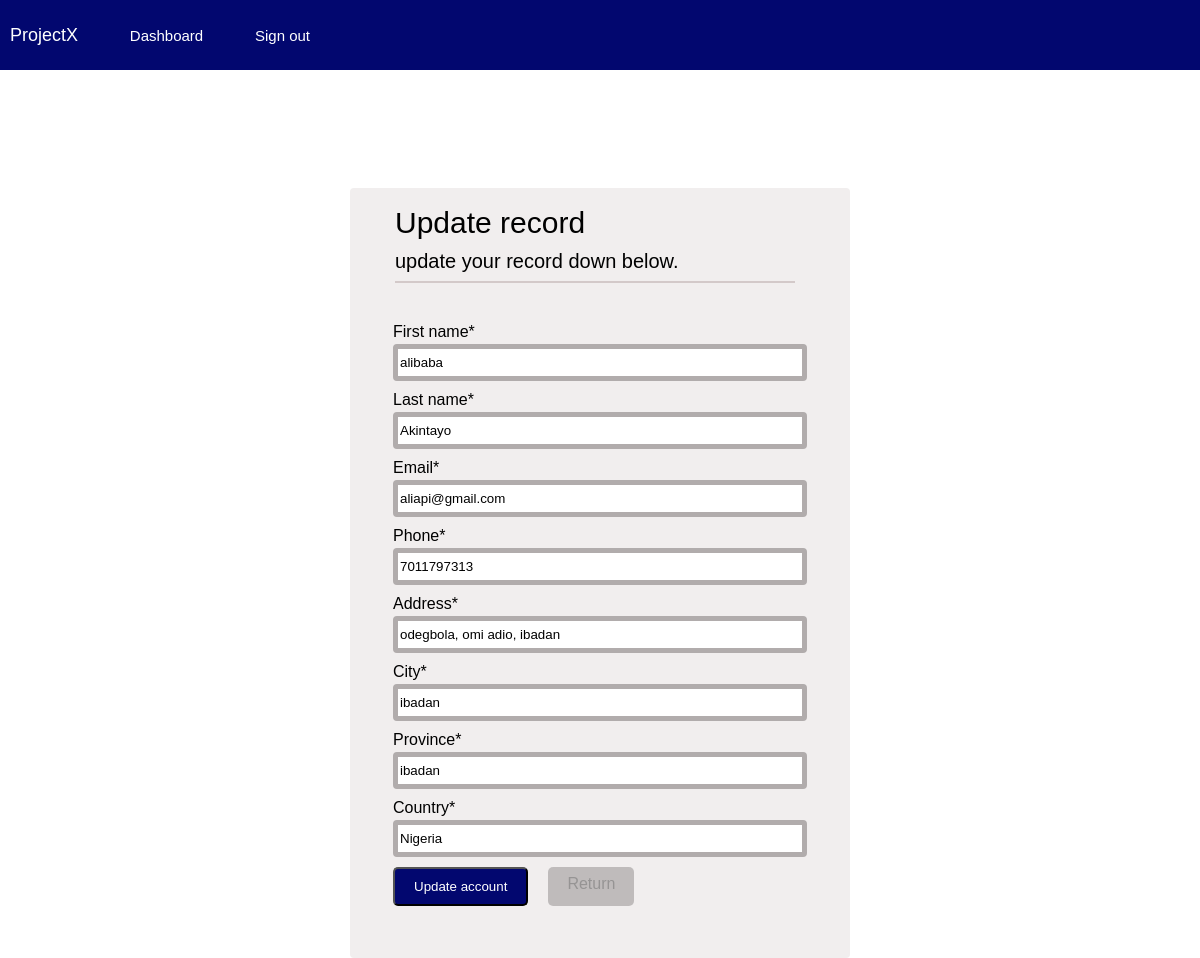
Screenshot of /update/1 with the database file from the repository.
### crudapp1/models.py (models this page shows, shortened)
class Account(models.Model):
    user = models.OneToOneField(CustomUser,on_delete=models.SET_NULL,null=True, related_name='asuser' )
    first_name = models.CharField(max_length=200)
    last_name = models.CharField(max_length=200)
    email = models.CharField(max_length=200)
    phone = models.CharField(max_length=20)
    address = models.CharField(max_length=1000)
    city= models.CharField(max_length=255)
    province = models.CharField(max_length=200)
    country = models.CharField(max_length=200)
    created_at = models.DateTimeField(auto_now_add=True)

### crudapp1/views.py (the view)
# urls.py: path('update/<str:pk>',views.update,name='update'),
def update(request, pk):
    record = Account.objects.get(id=pk)
    form = UpdateAccountForm(instance=record)
    if request.method == "POST":
        form = UpdateAccountForm(request.POST, instance=record)
        if form.is_valid():
            form.save()
            messages.success(request,'record has been updated successfully')
            return redirect("dashboard")
    return render(request, "update.html", {"form": form, "id": pk})

### crudapp1/forms.py
class UpdateAccountForm(forms.ModelForm):
    class Meta:
        model = Account
        fields = ['first_name','last_name','email','phone','address','city','province','country']
        widgets = {
            'first_name': forms.TextInput(attrs={'class':'input-class'}),
            'last_name':forms.TextInput(attrs={'class':'input-class'}),
            'email': forms.EmailInput(attrs={'class':'input-class'}),
            'phone':forms.TextInput(attrs={'class':'input-class'}),
            'address': forms.TextInput(attrs={'class':'input-class'}),
            'city':forms.TextInput(attrs={'class':'input-class'}),
            'province': forms.TextInput(attrs={'class':'input-class'}),
            'country':forms.TextInput(attrs={'class':'input-class'})
        }

### templates/update.html (shortened to what this page needs)
<!DOCTYPE html>
<html lang="en">
<head>
    <link rel="stylesheet" href="../static/assets/css/create.css">
    <link rel="stylesheet" href="../static/assets/css/general.css">
</head>
<body>
    <div class="header">
        <div class="left">
            <a class="project" href="#">ProjectX</a>
            <a class="register" href="/dashboard">Dashboard</a>
            <a class="login" href="logout">Sign out</a>
        </div>
        <div class="right"></div>
    </div>
    <div class="body-div">
        <div class="main-div">
            <div class="div1">
                <div class="create">
                    <p>Update record</p>
                </div>
                <div class="start">
                    <p>update your record down below.</p>
                </div>
            </div>
        <div class="create-sub-main-div2">
                <form action="{{pk}}" method="POST"
                    class="form-class">
                    <p>First name*</p>
                    {{form.first_name}}
                    <p>Last name*</p>
                    {{form.last_name}}
                    <p>Email*</p>
                    {{form.email}}
                    <p>Phone*</p>
                    {{form.phone}}
                    <p>Address*</p>
                    {{form.address}}
                    <p>City*</p>
                    {{form.city}}
                    <p>Province*</p>
                    {{form.province}}
                    <p>Country*</p>
                    {{form.country}}
                    <div class="button-container">
                        <button class="create-button">Update account</button>
                        <a href="/dashboard" type="button" class="return-button">Return</a>
                    </div>
                </form>
            </div>
        </div>
    </div>
</body>
</html>

### static/assets/css/create.css (style rules this page uses)
.header { background-color: rgb(2, 7, 111); height: 70px; display: flex; position: fixed; left: 0px; right: 0px; top: 0px; }
.left { display: flex; height: 100%; width: 300px; justify-content: space-between; align-items: center; padding-left: 10px; color: white; font-size: 15px; }
.right { flex: 1; }
.project { font-size: 18px; color: white; text-decoration: none; }
.register, .login { color: white; text-decoration: none; }
.body-div { display: flex; justify-content: center; height: 770px; }
.main-div { display: flex; flex-direction: column; align-items: center; height: 100%; width: 500px; background-color: rgb(241, 238, 238); border-radius: 4px; margin-top: 180px; }
.div1 { display: flex; justify-content: center; align-items: start; flex-direction: column; border-bottom-color: rgb(211, 201, 201); border-bottom-width: 2px; border-bottom-style: solid; padding-top: 10px; margin-bottom: 40px; height: 100px; width: 400px; margin-left: -10px; }
.input-class { margin-top: 3px; margin-bottom: 10px; height: 25px; width: 400px; border-radius: 4px; border: 5px rgb(177, 172, 172) solid; }
.create { font-size: 30px; margin-bottom: 10px; }
.start { font-size: 20px; }
.form-class { display: flex; flex-direction: column; align-items: start; }
.create-sub-main-div2 { display: flex; flex-direction: column; align-items: center; height: 100%; }
.button-container { display: flex; justify-content:space-between; margin-bottom: 0px; column-gap: 20px; }
.return-button { padding-top: 10px; padding-bottom: 10px; background-color: rgba(144, 140, 140, 0.51); padding: 8px 19px; color: rgb(150, 148, 148); border-radius: 5px; text-decoration: none; border: none; }
.create-button { background-color: rgb(2, 7, 111); padding: 8px 19px; color: white; border-radius: 5px; padding-top: 10px; padding-bottom: 10px; }

### static/assets/css/general.css (style rules this page uses)
body { font-family: Arial, Helvetica, sans-serif; }
p { margin: 0px; }

### rows the page displays
Account: first_name "alibaba", last_name "Akintayo", email "aliapi@gmail.com", phone "7011797313", address "odegbola, omi adio, ibadan", city "ibadan", province "ibadan", country "Nigeria"
